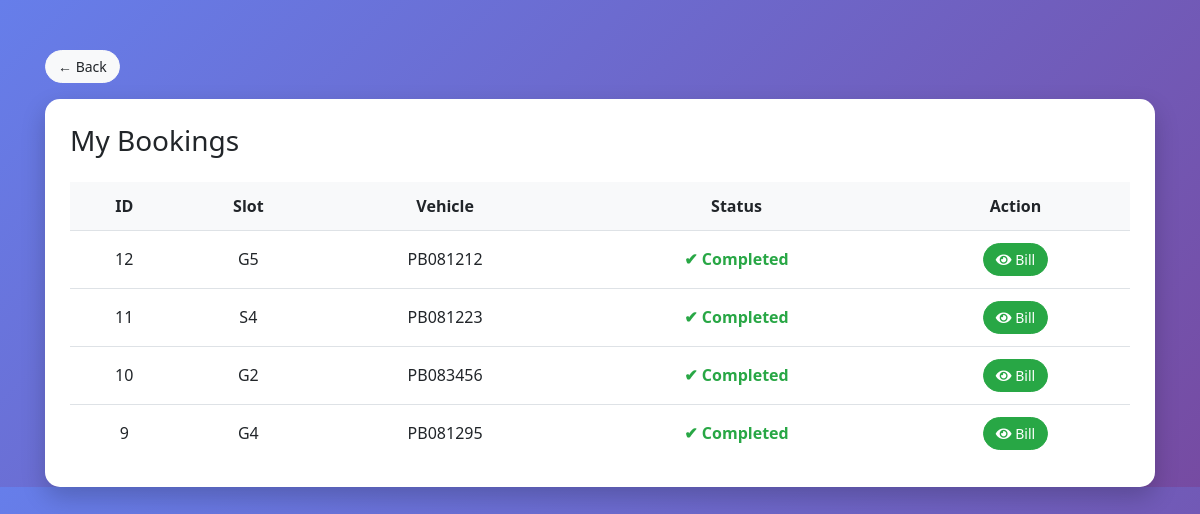
/users/my-bookings.php (signed in), run on the app's committed database.
### tables this page shows
CREATE TABLE `bookings` (
  `booking_id` int(11) NOT NULL,
  `user_id` int(11) DEFAULT NULL,
  `slot_id` int(11) DEFAULT NULL,
  `vehicle_no` varchar(20) DEFAULT NULL,
  `entry_time` datetime DEFAULT NULL,
  `exit_time` datetime DEFAULT NULL,
  `status` enum('in','out') DEFAULT 'in',
  `amount` decimal(10,2) DEFAULT NULL
);

CREATE TABLE `slots` (
  `slot_id` int(11) NOT NULL,
  `slot_number` varchar(20) NOT NULL,
  `floor_id` int(11) DEFAULT NULL,
  `vehicle_type` enum('Car','Bike') NOT NULL,
  `status` enum('free','occupied') DEFAULT 'free'
);

### users/my-bookings.php (the view, shortened to what this page needs)
<?php
include('../includes/dbconnection.php');
$user_id = $_SESSION['user_id'];
$query = mysqli_query($con, "
SELECT bookings.*, slots.slot_number
FROM bookings
JOIN slots ON bookings.slot_id = slots.slot_id
WHERE bookings.user_id='$user_id'
ORDER BY booking_id DESC
");
?>
<!DOCTYPE html>
<html>
<head>
<link rel="stylesheet" href="https://cdn.jsdelivr.net/npm/bootstrap@4.6.2/dist/css/bootstrap.min.css">
<link rel="stylesheet" href="https://cdnjs.cloudflare.com/ajax/libs/font-awesome/5.15.4/css/all.min.css">
</head>
<body>
<div class="container">
<a href="dashboard.php" class="btn btn-light mb-3">
    ← Back
</a>
<div class="card-box">
<h3 class="mb-4">My Bookings</h3>
<table class="table text-center">
<tr>
<th>ID</th>
<th>Slot</th>
<th>Vehicle</th>
<th>Status</th>
<th>Action</th>
</tr>
<?php while($row=mysqli_fetch_assoc($query)){ ?>
<tr>
    <td><?php echo $row['booking_id']; ?></td>
    <td><?php echo $row['slot_number']; ?></td>
    <td><?php echo $row['vehicle_no']; ?></td>
    <td>
        <?php if($row['status']=='out'){ ?>
            <span class="status-complete">✔ Completed</span>
        <?php } else { ?>
            <span class="status-active">● Active</span>
        <?php } ?>
    </td>
    <td>
        <?php if($row['status'] != 'out'){ ?>
            <a href="exit.php?booking_id=<?php echo $row['booking_id']; ?>"
            class="btn btn-danger btn-sm">
            <i class="fas fa-sign-out-alt"></i> Exit
            </a>
        <?php } else { ?>
            <a href="view-bill.php?id=<?php echo $row['booking_id']; ?>"
            class="btn btn-success btn-sm">
            <i class="fas fa-eye"></i> Bill
            </a>
        <?php } ?>
    </td>
</tr>
<?php } ?>
</table>
</div>
</div>
</body>
</html>

### users/my-bookings.php (style rules this page uses)
body { background: linear-gradient(135deg,#667eea,#764ba2); font-family:'Segoe UI', sans-serif; }
.container { margin-top:50px; }
.card-box { background:white; padding:25px; border-radius:15px; box-shadow:0 10px 25px rgba(0,0,0,0.2); }
.table { margin-bottom:0; }
.table th { background:#f8f9fa; border:none; font-weight:600; }
.table td { vertical-align:middle; }
.btn { border-radius:20px; padding:5px 12px; font-size:14px; }
.status-complete { color:#28a745; font-weight:600; }

### data on the page
bookings: booking_id "12", slot.slot_number "G5", vehicle_no "PB081212", status "✔ Completed"
bookings: booking_id "11", slot.slot_number "S4", vehicle_no "PB081223", status "✔ Completed"
bookings: booking_id "10", slot.slot_number "G2", vehicle_no "PB083456", status "✔ Completed"
bookings: booking_id "9", slot.slot_number "G4", vehicle_no "PB081295", status "✔ Completed"
